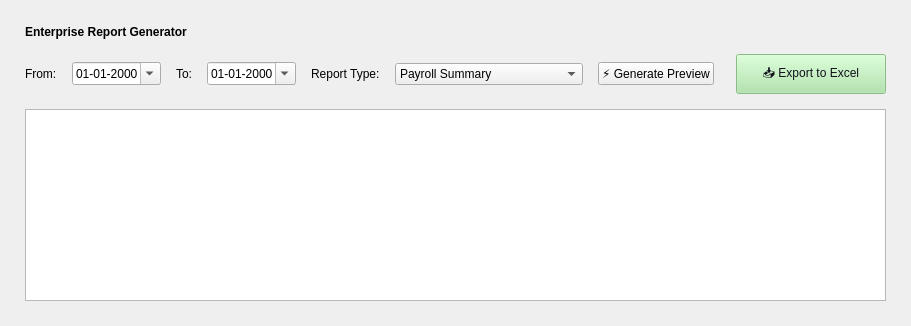
      <widget class="QWidget" name="page_reports">
       <layout class="QVBoxLayout" name="verticalLayout_rep">
        <property name="spacing"><number>15</number></property>
        <property name="leftMargin"><number>25</number></property>
        <property name="topMargin"><number>25</number></property>
        <property name="rightMargin"><number>25</number></property>
        <property name="bottomMargin"><number>25</number></property>
        <item><widget class="QLabel" name="lbl_rep_title"><property name="font"><font><family>Segoe UI</family><bold>true</bold></font></property><property name="text"><string>Enterprise Report Generator</string></property></widget></item>
        <item>
         <layout class="QHBoxLayout" name="horizontalLayout_rep">
          <property name="spacing"><number>15</number></property>
          <item><widget class="QLabel" name="lbl_rep_from"><property name="text"><string>From:</string></property></widget></item>
          <item><widget class="QDateEdit" name="dateEdit_from"><property name="displayFormat"><string>dd-MM-yyyy</string></property><property name="calendarPopup"><bool>true</bool></property></widget></item>
          <item><widget class="QLabel" name="lbl_rep_to"><property name="text"><string>To:</string></property></widget></item>
          <item><widget class="QDateEdit" name="dateEdit_to"><property name="displayFormat"><string>dd-MM-yyyy</string></property><property name="calendarPopup"><bool>true</bool></property></widget></item>
          <item><widget class="QLabel" name="lbl_rep_type"><property name="text"><string>Report Type:</string></property></widget></item>
          <item>
           <widget class="QComboBox" name="combo_report_type">
            <item><property name="text"><string>Payroll Summary</string></property></item>
            <item><property name="text"><string>Detailed Attendance</string></property></item>
            <item><property name="text"><string>Leave History</string></property></item>
            <item><property name="text"><string>Master Summary (All Details)</string></property></item>
           </widget>
          </item>
          <item><widget class="QPushButton" name="btn_generate_report"><property name="text"><string>⚡ Generate Preview</string></property></widget></item>
          <item><spacer name="horizontalSpacer_rep"><property name="orientation"><enum>Qt::Orientation::Horizontal</enum></property></spacer></item>
          <item><widget class="QPushButton" name="btn_export_xl"><property name="enabled"><bool>false</bool></property><property name="minimumSize"><size><width>150</width><height>40</height></size></property><property name="styleSheet"><string>background-color: #a6e3a1; color: #11111b;</string></property><property name="text"><string>📥 Export to Excel</string></property></widget></item>
         </layout>
        </item>
        <item>
         <widget class="QTableWidget" name="table_report_preview">
          <property name="editTriggers"><set>QAbstractItemView::EditTrigger::NoEditTriggers</set></property>
          <property name="alternatingRowColors"><bool>true</bool></property>
          <property name="selectionMode"><enum>QAbstractItemView::SelectionMode::SingleSelection</enum></property>
          <property name="selectionBehavior"><enum>QAbstractItemView::SelectionBehavior::SelectRows</enum></property>
          <property name="showGrid"><bool>false</bool></property>
          <attribute name="horizontalHeaderStretchLastSection"><bool>true</bool></attribute>
         </widget>
        </item>
       </layout>
      </widget>
